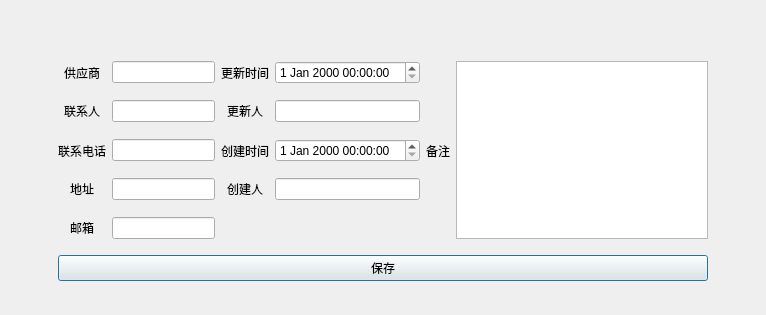
<?xml version="1.0" encoding="UTF-8"?>
<ui version="4.0">
 <class>SupDialog</class>
 <widget class="QDialog" name="SupDialog">
  <property name="geometry">
   <rect>
    <x>0</x>
    <y>0</y>
    <width>766</width>
    <height>315</height>
   </rect>
  </property>
  <property name="windowTitle">
   <string>Dialog</string>
  </property>
  <layout class="QGridLayout" name="gridLayout_2">
   <item row="0" column="1">
    <spacer name="verticalSpacer">
     <property name="orientation">
      <enum>Qt::Orientation::Vertical</enum>
     </property>
     <property name="sizeType">
      <enum>QSizePolicy::Policy::Fixed</enum>
     </property>
     <property name="sizeHint" stdset="0">
      <size>
       <width>20</width>
       <height>50</height>
      </size>
     </property>
    </spacer>
   </item>
   <item row="3" column="1">
    <spacer name="verticalSpacer_8">
     <property name="orientation">
      <enum>Qt::Orientation::Vertical</enum>
     </property>
     <property name="sizeType">
      <enum>QSizePolicy::Policy::Fixed</enum>
     </property>
     <property name="sizeHint" stdset="0">
      <size>
       <width>20</width>
       <height>0</height>
      </size>
     </property>
    </spacer>
   </item>
   <item row="1" column="1">
    <layout class="QGridLayout" name="gridLayout">
     <item row="3" column="5">
      <spacer name="verticalSpacer_4">
       <property name="orientation">
        <enum>Qt::Orientation::Vertical</enum>
       </property>
       <property name="sizeHint" stdset="0">
        <size>
         <width>20</width>
         <height>40</height>
        </size>
       </property>
      </spacer>
     </item>
     <item row="2" column="5">
      <widget class="QLineEdit" name="updater_line_edit"/>
     </item>
     <item row="2" column="2">
      <widget class="QLineEdit" name="contact_line_edit"/>
     </item>
     <item row="0" column="5">
      <widget class="QDateTimeEdit" name="update_time"/>
     </item>
     <item row="4" column="0">
      <widget class="QLabel" name="label_3">
       <property name="text">
        <string>联系电话</string>
       </property>
       <property name="alignment">
        <set>Qt::AlignmentFlag::AlignCenter</set>
       </property>
      </widget>
     </item>
     <item row="8" column="0">
      <widget class="QLabel" name="label_9">
       <property name="text">
        <string>邮箱</string>
       </property>
       <property name="alignment">
        <set>Qt::AlignmentFlag::AlignCenter</set>
       </property>
      </widget>
     </item>
     <item row="2" column="3">
      <widget class="QLabel" name="label_5">
       <property name="text">
        <string>更新人</string>
       </property>
       <property name="alignment">
        <set>Qt::AlignmentFlag::AlignCenter</set>
       </property>
      </widget>
     </item>
     <item row="0" column="0">
      <widget class="QLabel" name="label">
       <property name="text">
        <string>供应商</string>
       </property>
       <property name="alignment">
        <set>Qt::AlignmentFlag::AlignCenter</set>
       </property>
      </widget>
     </item>
     <item row="6" column="3">
      <widget class="QLabel" name="label_12">
       <property name="text">
        <string>创建人</string>
       </property>
       <property name="alignment">
        <set>Qt::AlignmentFlag::AlignCenter</set>
       </property>
      </widget>
     </item>
     <item row="8" column="2">
      <widget class="QLineEdit" name="email_line_edit"/>
     </item>
     <item row="0" column="3">
      <widget class="QLabel" name="label_6">
       <property name="text">
        <string>更新时间</string>
       </property>
       <property name="alignment">
        <set>Qt::AlignmentFlag::AlignCenter</set>
       </property>
      </widget>
     </item>
     <item row="6" column="0">
      <widget class="QLabel" name="label_7">
       <property name="text">
        <string>地址</string>
       </property>
       <property name="alignment">
        <set>Qt::AlignmentFlag::AlignCenter</set>
       </property>
      </widget>
     </item>
     <item row="6" column="5">
      <widget class="QLineEdit" name="creator_line_edit"/>
     </item>
     <item row="4" column="5">
      <widget class="QDateTimeEdit" name="create_time"/>
     </item>
     <item row="0" column="7" rowspan="9">
      <widget class="QPlainTextEdit" name="plainTextEdit_remark"/>
     </item>
     <item row="4" column="3">
      <widget class="QLabel" name="label_10">
       <property name="text">
        <string>创建时间</string>
       </property>
       <property name="alignment">
        <set>Qt::AlignmentFlag::AlignCenter</set>
       </property>
      </widget>
     </item>
     <item row="0" column="2">
      <widget class="QLineEdit" name="supplier_line_edit"/>
     </item>
     <item row="1" column="5">
      <spacer name="verticalSpacer_3">
       <property name="orientation">
        <enum>Qt::Orientation::Vertical</enum>
       </property>
       <property name="sizeHint" stdset="0">
        <size>
         <width>20</width>
         <height>40</height>
        </size>
       </property>
      </spacer>
     </item>
     <item row="6" column="2">
      <widget class="QLineEdit" name="address_line_edit"/>
     </item>
     <item row="5" column="5">
      <spacer name="verticalSpacer_5">
       <property name="orientation">
        <enum>Qt::Orientation::Vertical</enum>
       </property>
       <property name="sizeHint" stdset="0">
        <size>
         <width>20</width>
         <height>40</height>
        </size>
       </property>
      </spacer>
     </item>
     <item row="2" column="0">
      <widget class="QLabel" name="label_2">
       <property name="text">
        <string>联系人</string>
       </property>
       <property name="alignment">
        <set>Qt::AlignmentFlag::AlignCenter</set>
       </property>
      </widget>
     </item>
     <item row="4" column="2">
      <widget class="QLineEdit" name="phone_line_edit"/>
     </item>
     <item row="7" column="5">
      <spacer name="verticalSpacer_6">
       <property name="orientation">
        <enum>Qt::Orientation::Vertical</enum>
       </property>
       <property name="sizeHint" stdset="0">
        <size>
         <width>20</width>
         <height>40</height>
        </size>
       </property>
      </spacer>
     </item>
     <item row="4" column="6">
      <widget class="QLabel" name="label_4">
       <property name="text">
        <string>备注</string>
       </property>
       <property name="alignment">
        <set>Qt::AlignmentFlag::AlignCenter</set>
       </property>
      </widget>
     </item>
    </layout>
   </item>
   <item row="5" column="1">
    <widget class="QPushButton" name="supplier_save_btn">
     <property name="text">
      <string>保存</string>
     </property>
    </widget>
   </item>
   <item row="6" column="1">
    <spacer name="verticalSpacer_2">
     <property name="orientation">
      <enum>Qt::Orientation::Vertical</enum>
     </property>
     <property name="sizeType">
      <enum>QSizePolicy::Policy::Fixed</enum>
     </property>
     <property name="sizeHint" stdset="0">
      <size>
       <width>20</width>
       <height>23</height>
      </size>
     </property>
    </spacer>
   </item>
   <item row="2" column="1">
    <spacer name="verticalSpacer_7">
     <property name="orientation">
      <enum>Qt::Orientation::Vertical</enum>
     </property>
     <property name="sizeHint" stdset="0">
      <size>
       <width>20</width>
       <height>40</height>
      </size>
     </property>
    </spacer>
   </item>
   <item row="1" column="0">
    <spacer name="horizontalSpacer">
     <property name="orientation">
      <enum>Qt::Orientation::Horizontal</enum>
     </property>
     <property name="sizeType">
      <enum>QSizePolicy::Policy::Fixed</enum>
     </property>
     <property name="sizeHint" stdset="0">
      <size>
       <width>47</width>
       <height>20</height>
      </size>
     </property>
    </spacer>
   </item>
   <item row="1" column="2">
    <spacer name="horizontalSpacer_2">
     <property name="orientation">
      <enum>Qt::Orientation::Horizontal</enum>
     </property>
     <property name="sizeType">
      <enum>QSizePolicy::Policy::Fixed</enum>
     </property>
     <property name="sizeHint" stdset="0">
      <size>
       <width>47</width>
       <height>20</height>
      </size>
     </property>
    </spacer>
   </item>
   <item row="4" column="1">
    <spacer name="verticalSpacer_9">
     <property name="orientation">
      <enum>Qt::Orientation::Vertical</enum>
     </property>
     <property name="sizeType">
      <enum>QSizePolicy::Policy::Fixed</enum>
     </property>
     <property name="sizeHint" stdset="0">
      <size>
       <width>20</width>
       <height>10</height>
      </size>
     </property>
    </spacer>
   </item>
  </layout>
 </widget>
 <resources/>
 <connections/>
</ui>
